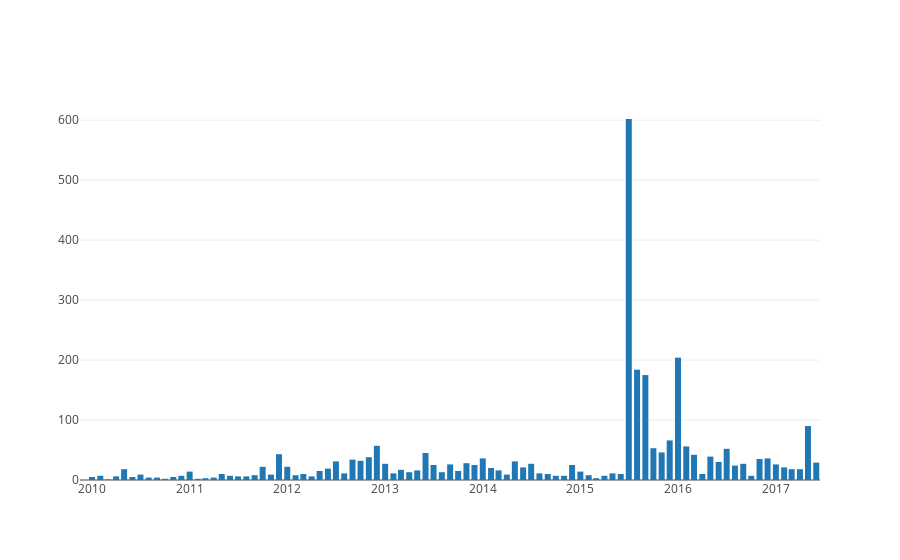

The cell this chart's notebook holds for it:
### Code cell
## USAGE
# toggle month as True or False affects the time interval of plot
E.event_distribution(month=True)

### Figure 1 — Plotly figure (JSON) as saved in the notebook; plotly's stock layout.template omitted (floating-point values rounded to 4 significant figures)
{"data": [{"type": "bar", "x": ["2009-12", "2010-1", "2010-2", "2010-3", "2010-4", "2010-5", "2010-6", "2010-7", "2010-8", "2010-9", "2010-10", "2010-11", "2010-12", "2011-1", "2011-2", "2011-3", "2011-4", "2011-5", "2011-6", "2011-7", "2011-8", "2011-9", "2011-10", "2011-11", "2011-12", "2012-1", "2012-2", "2012-3", "2012-4", "2012-5", "2012-6", "2012-7", "2012-8", "2012-9", "2012-10", "2012-11", "2012-12", "2013-1", "2013-2", "2013-3", "2013-4", "2013-5", "2013-6", "2013-7", "2013-8", "2013-9", "2013-10", "2013-11", "2013-12", "2014-1", "2014-2", "2014-3", "2014-4", "2014-5", "2014-6", "2014-7", "2014-8", "2014-9", "2014-10", "2014-11", "2014-12", "2015-1", "2015-2", "2015-3", "2015-4", "2015-5", "2015-6", "2015-7", "2015-8", "2015-9", "2015-10", "2015-11", "2015-12", "2016-1", "2016-2", "2016-3", "2016-4", "2016-5", "2016-6", "2016-7", "2016-8", "2016-9", "2016-10", "2016-11", "2016-12", "2017-1", "2017-2", "2017-3", "2017-4", "2017-5", "2017-6"], "y": [null, 5, 7, 1, 6, 18, 5, 9, 4, 4, 2, 5, 7, 14, 2, 3, 4, 10, 7, 6, 6, 8, 22, 9, 43, 22, 8, 10, 6, 15, 19, 31, 11, 34, 32, 38, 57, 27, 11, 17, 13, 16, 45, 25, 13, 26, 15, 28, 25, 36, 20, 16, 9, 31, 21, 27, 11, 10, 7, 7, 25, 14, 8, 3, 7, 11, 10, 602, 184, 175, 53, 46, 66, 204, 56, 42, 10, 39, 30, 52, 24, 27, 7, 35, 36, 26, 21, 18, 18, 90, 29]}], "layout": {}}
